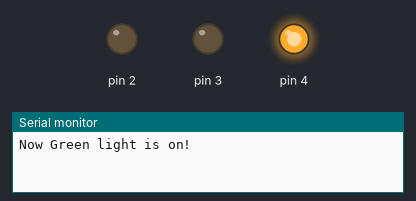
Recording of a sketch running on a simulated Arduino Uno, built with avr-gcc and run on an emulated ATmega328P. Shown: output pins drawn as LEDs (lit = HIGH), the last lines printed to the serial monitor.

Above: at 1.5 s.
At 3.5 s:
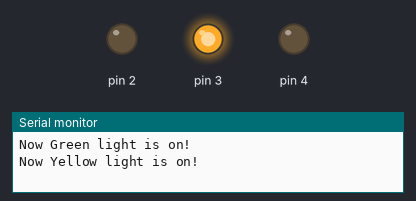
At 5.5 s:
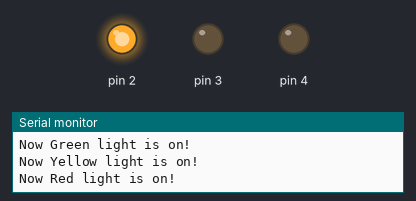
Timing chart, 0 to 9.1 s (numbered marks = the images above):
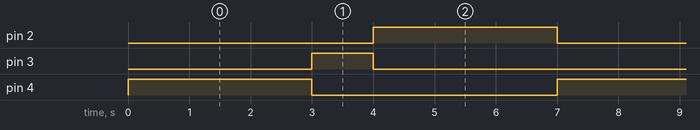

Measured:
- by itself, pin 2, pin 4: alternates HIGH for 3.0 s and LOW for 4.0 s
- by itself, pin 3: alternates HIGH for 1.0 s and LOW for 6.0 s
- by itself, everything shown: repeats every 7.0 s, in 4 steps

The sketch:

Traffic_Light.ino
```cpp
void setup()
{
  Serial.begin(9600);
  pinMode(4, OUTPUT);
  pinMode(3, OUTPUT);
  pinMode(2, OUTPUT);
}

void loop()
{
  digitalWrite(4, HIGH); // For Green LED
  Serial.println("Now Green light is on!");
  delay(3000); // Wait for 3 second
  digitalWrite(4, LOW);


  digitalWrite(3, HIGH); // For Yellow LED
  Serial.println("Now Yellow light is on!");
  delay(1000);  // Wait for 1 second
  digitalWrite(3, LOW);


  digitalWrite(2, HIGH);  // For the Red LED
  Serial.println("Now Red light is on!");
  delay(3000); // Wait for 3 second
  digitalWrite(2, LOW);
}
```
